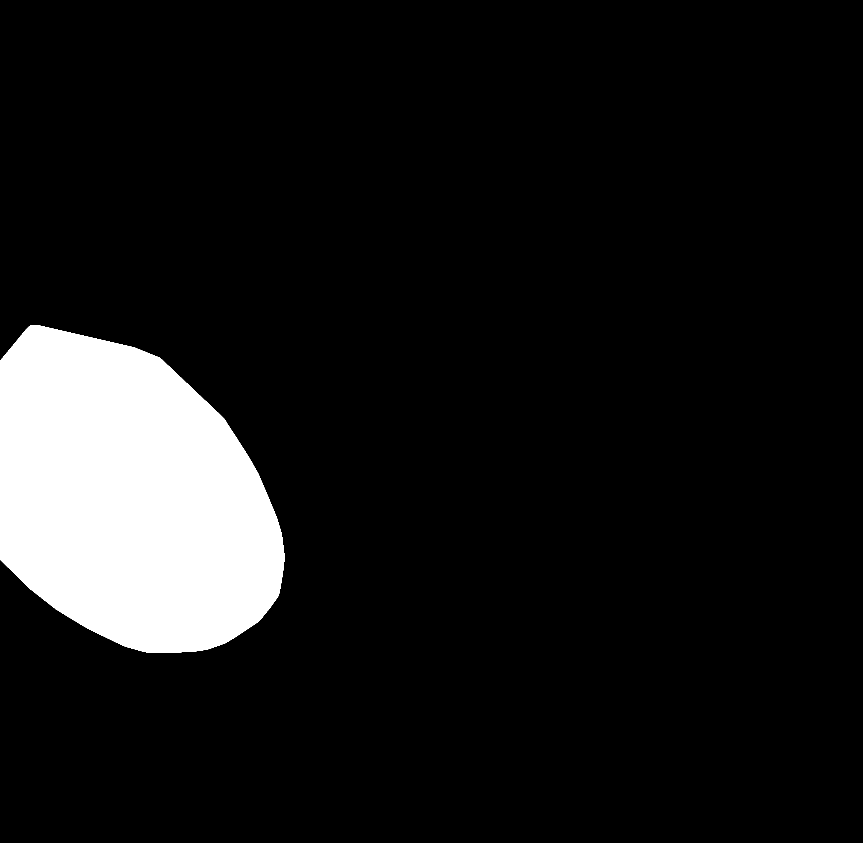
%> input picture data/HDFa_EdU-incubation-18h_ROI9_nucleus-mask_20nm-pixelsize.tiff, 2588 x 2528 px (shown at 1/3 size)
$ octave --eval "example_colocalize_DNA_EdU_spots;"   (GNU Octave 9; MATLAB toolbox functions it lacks are replaced by stand-ins)
%> lines starting %> are read from the running program, lines starting %| are printed output that depends on the picture; in (x1, y1, x2, y2) boxes, pixels count from 0 and x2, y2 are one past the last pixel; in counts of white or black regions, pixels touching at a corner belong together; the program's own positions count from 1
### code/omex_nearest_neighbour.m
function [nn] = omex_nearest_neighbour(pos, frames)
% Computes the next neighbour distances (and indices) for each position of
% a (x1, x2, x3, ...) list.
%
% Syntax
%   function [nn] = omex_nearest_neighbour(pos, frames)
%
% Input parameter
%   pos     a (x1, x2, ...,xn) position list (Nxn)
%   frame   [optional] a frame list with equal number of rows as parameter
%           pos indicating that certain objects belong to a certain group
%           and distances are only computed between position with the same
%           frame number (Nx1)
%
% Output parameter
%   nn      a vector with nearest neighbour distances and indices of the
%           particle which is a nearest neighbour (or 0 if there is none)
%
% Jan Keller-Findeisen, Dep. NanoBiophotonics, MPI Biophysical Chemsitry,
% Göttingen, Germany

% error checks
if nargin < 1
    error('Not enough arguments!');
end

if nargin < 2
    frames = ones(size(pos, 1), 1);
end

if size(pos, 1) ~= size(frames, 1)
    error('Parameter pos and frames should have same number of rows!');
end

% initialization

% number of particles
np = size(pos, 1);
nn = zeros(np, 2);
if np == 0
    return;
end
% number of different frames
nf = unique(frames)';

% loop over the frames
for kf = nf
    % get the positions of the actual frame
    idx = find(frames == kf);
    pos2 = pos(idx, :);

    % for each object in this frame
    np2 = size(pos2, 1);
    nn2 = zeros(np2, 2);
    for ki = 1 : np2
        % get a single position
        p = repmat(pos2(ki, :), np2, 1);

        % compute distance
        d = sqrt(sum((pos2 - p).^2, 2));

        % make self-distance solution the least favorable
        d(ki) = max(d) + 1E3;

        % find minimum add to output
        [dmin, id] = min(d);

        % add to output
        nn2(ki, :) = [dmin, id];
    end

    % order output
    nn2(:,2) = idx(nn2(:,2));
    nn(idx, :) = nn2;
end

end

### example_colocalize_DNA_EdU_spots.m
function example_colocalize_DNA_EdU_spots()
% This script examplarily shows the combination of the fitted DNA and EdU
% spot detection to determine how many nucleoids were EdU-positive, i.e.
% how many of the detected DNA spots also had an EdU spot close by. The
% decision is done by matching DNA and EdU spot pairs and then choosing all
% pairs that have a mutual distance below a certain threshold.
%
% Requires that the nucleoids are determined before.
%
% Part of "The TFAM to mtDNA ratio defines inner-cellular nucleoid
% populations with distinct activity levels"
%
% Jan Keller-Findeisen, Dep. NanoBiophotonics, MPI Biophysical Chemsitry,
% Göttingen, Germany

nucleus = imread('data/HDFa_EdU-incubation-18h_ROI9_nucleus-mask_20nm-pixelsize.tiff');
%> nucleus is the input picture: size 2528x2588 uint8; 9.7% white; 1 white region, box (x1, y1, x2, y2) and area: (0, 975, 853, 1958) 633690
nucleus = nucleus > 0;

AB = 15e-9; % antibody size
px = 20e-9; % 20nm pixel size
T = 0.1e-6; % minimal distance between next
TR = 1;

dna = load('data/dna_spots.mat');
dna = dna.output.spots;

edu = load('data/edu_spots.mat');
edu = edu.output.spots;

% get those out which are on nucleus (because we sometimes modified the nucleus mask afterwards)
ix = in_nucleus(edu(:, 5:6), nucleus);
%> in in_nucleus, `ix = nucleus(ix);`: ix = 232 logical values, 0 true
%> ix = 232 logical values, 0 true
edu(ix, :) = [];
ix = in_nucleus(dna(:, 5:6), nucleus);
%> ix = 723 logical values, 0 true
dna(ix, :) = [];

%% reduce by nearest neighbors too close
ix = reduce_events(edu(:, [5,6]), edu(:, 7), T / px);
%> the loop in reduce_events, `while true` made 1 pass
%> (np in omex_nearest_neighbour, nf in omex_nearest_neighbour) on pass 1: (232, 1)
%> after the loop in reduce_events, `while true`: spots = 232 rows, first 12: [1502.1 1135; 1171.7 904; 565.8 875; 1885.7 2285.7; 1731.6 992; 337.4 917.1; 1009 459.1; 136.7 957.1; 1571.2 1272.9; 1632.5 1195.9; 612.7 289.3; 51.45 1143.2]
%> in reduce_events, `idx = nn(:, 1) ~= Inf;`: idx = 232 logical values, 232 true
%> ix = 232 logical values, 232 true
edu = edu(ix, :);

ix = reduce_events(dna(:, [5,6]), dna(:, 7), T / px);
%> the loop in reduce_events (call 2), `while true` made 2 passes
%> (np in omex_nearest_neighbour, nf in omex_nearest_neighbour, i1, i2, i) on pass 1: (723, 1, 478, 479, 478)
%> (np in omex_nearest_neighbour, nf in omex_nearest_neighbour) on pass 2: (723, 1)
%> after the loop in reduce_events (call 2), `while true`: spots = 723 rows, first 12: [1680.4 1092.4; 979.5 930.2; 1496.9 907.8; 923.4 937.8; 865 718.8; 1638.2 1270.3; 2251.7 2158; 1009.2 459; 1501.6 1135.1; 921.9 223.6; 607.4 873.3; 1623.8 1661.3]
%> ix = 723 logical values, 722 true
dna = dna(ix, :);

n_edu = size(edu, 1);
%> n_edu = 232
n_dna = size(dna, 1);
%> n_dna = 722

%% sort those edu points out where there is no dna point
d = sqrt((edu(:, 5) - dna(:, 5).').^2+(edu(:, 6) - dna(:, 6).').^2)*px; % distance edu - dna
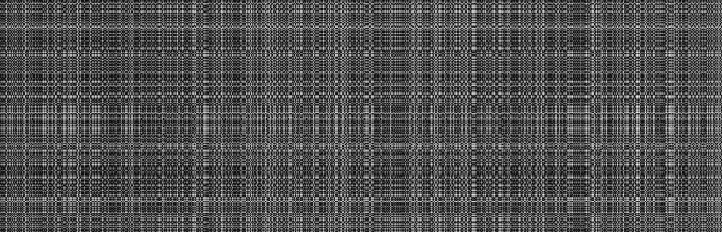
%> d: size 232x722 double; min 8.91e-10, max 6.55e-05, mean 2.08e-05; drawn with min black and max white
R1 = repmat(edu(:, 7), [1, n_dna]); % size of edu
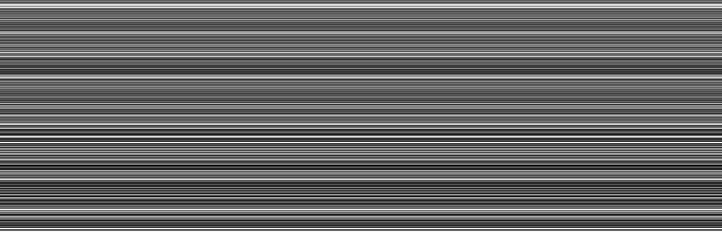
%> R1: size 232x722 double; min 4.28e-08, max 2.18e-07, mean 1.13e-07; drawn with min black and max white
R2 = repmat(dna(:, 7).', [n_edu, 1]); % size of dna
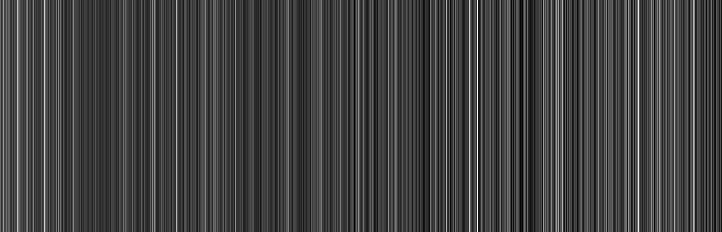
%> R2: size 232x722 double; min 5.63e-08, max 2.32e-07, mean 1.02e-07; drawn with min black and max white

% subtract antibody-shell size
R1 = max(0, R1 - AB);
R2 = max(0, R2 - AB);

% relative distance
dr = d ./ (R1 + R2);
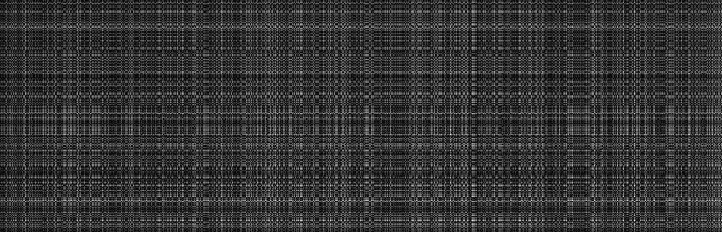
%> dr: size 232x722 double; min 0.00423, max 557.2, mean 116.9; drawn with min black and max white

% edu positive
edu_positive = any(dr < TR, 1); % very important here, otherwise Matlab changes the direction for 0 or 1 entries in first dimension!
%> edu_positive = 722 logical values, 232 true
n_edu_positive = sum(edu_positive);
%> n_edu_positive = 232

fprintf('%d DNA spots, %d EdU spots, %d DNA spots with a single EdU spot within the valid distance\n', n_dna, n_edu, n_edu_positive);
%| 722 DNA spots, 232 EdU spots, 232 DNA spots with a single EdU spot within the valid distance

end

function ix = in_nucleus(pos, nucleus)
% checks if positions are in a nucleus mask

pos = round(pos);
ix = sub2ind(size(nucleus), pos(:, 1), pos(:, 2));
ix = nucleus(ix);

end

function idx = reduce_events(spots, fwhm, t)
% reduce those which are too close to each other

while true

    nn = omex_nearest_neighbour(spots);

    if ~any(nn(:, 1) < t)
        break;
    end

    [~, i1] = min(nn(:, 1));
    i2 = nn(i1, 2);
    if fwhm(i1) < fwhm(i2)
        i = i2;
    else
        i = i1;
    end

    spots(i, :) = [Inf, Inf];
end

idx = nn(:, 1) ~= Inf;

end
